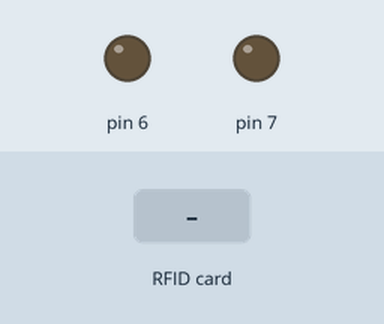
This program was run on a simulated MicroPython board. Parts: output pins drawn as LEDs (lit = HIGH). Inputs (shaded band) come from the test bench. Values from a settings file that is not in the repository are placeholders.

Above: at 1.2 s.
1.3 s: RFID card 5E 7A 19 C4 held to the reader
At 2.6 s:
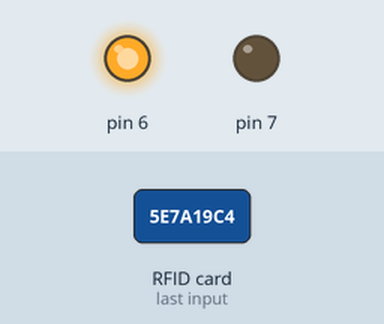
At 5.2 s:
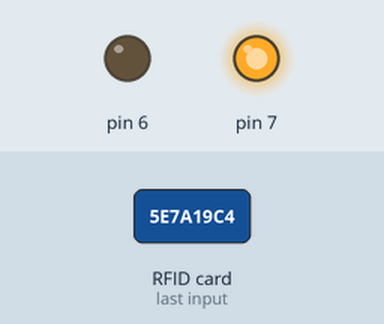
Timing chart, 0 to 8.8 s (numbered marks = the images above; inputs shaded):
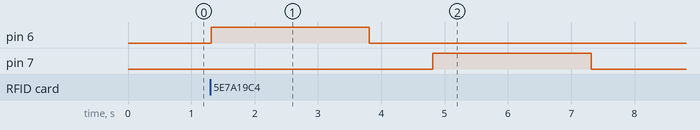

Measured:
- after the input at 1.3 s, pin 6: LOW → HIGH at once, → LOW 2.5 s later; pin 7: LOW → HIGH after 3.5 s, → LOW 2.5 s later

The program:

main.py
```python
from motor import dcmotor
from mfrc522 import MFRC522
from machine import Pin
from passwordManager import pswdManager
import utime

motor = dcmotor(6,7)
reader = MFRC522(spi_id=0,sck=2,miso=4,mosi=3,cs=1,rst=0)

def main():
    master = 2855651907
    add_key = 2846667955
    delete_key = 2854203507

    manager = pswdManager(master)

    while True:

        card = get_key()

        if manager.contains(card, master):
            open_door()

        elif card == add_key:
            utime.sleep_ms(500)
            add_card(master, manager)

        elif card == delete_key:
            utime.sleep_ms(500)
            delete_card(master, manager)


def get_key():
    got = True

    while got:
        (stat, tag_type) = reader.request(reader.REQIDL)
        if stat == reader.OK:
            (stat, uid) = reader.SelectTagSN()
            if stat == reader.OK:
                card = int.from_bytes(bytes(uid),"little",False)
                got = False

    return card


def open_door():
    motor.motorMove(1)
    utime.sleep(2.5)
    motor.stop()
    utime.sleep(1)
    motor.motorMove(-1)
    utime.sleep(2.5)
    motor.stop()


def add_card(master, manager):

    success = True

    master_test = get_key()
    print(master_test)

    if master_test == master:
        utime.sleep_ms(500)
        success = manager.add_password(get_key(),master)


def delete_card(master, manager):


    success = True


    master_test = get_key()
    print(master_test)

    if master_test == master:
        utime.sleep(0.5)
        deleted = get_key()
        print(deleted)

        success = manager.delete_password(deleted,master)


if __name__ == '__main__':
    try:
        main()
    except KeyboardInterrupt:

        motor.stop()
```

motor.py
```python
from machine import Pin

class dcmotor:

    def __init__(self, cwPin, ccwPin):
        self.cw = Pin(cwPin, Pin.OUT)
        self.ccw = Pin(ccwPin, Pin.OUT)

    def motorMove(self, direction):

        if direction < 0:
            self.cw.value(0)
            self.ccw.value(1)
        elif direction == 0:
            self.cw.value(0)
            self.ccw.value(0)
        else:
            self.cw.value(1)
            self.ccw.value(0)

    def stop(self):
        self.cw.value(0)
        self.ccw.value(0)
```
